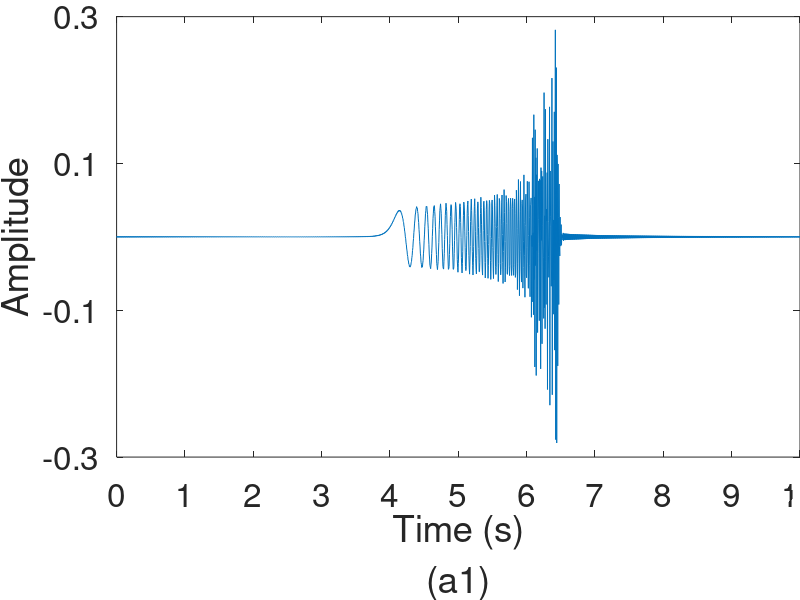

Reproduce this figure in MATLAB. (Note: this script raises an error after producing the figure.)
clc; clear; close all;
%% Parameters
    N = 2048;
    fs = 200;
    f = (0:N/2)*fs/N;
    t = (0:N-1)/fs;
    num = 1;
    load MyColormaps;
    map = mymap;
%% Test Signal    
%Mode1
    A_f1 = exp(0.005*f);
    Phi_f1 = 4*f+0.07/2*f.^2-0.0005/3*f.^3;
    GD_t1 = 4+0.07*f-0.0007*f.^2;
    X1 = A_f1.*exp(-1i*2*pi*Phi_f1);
    X1(end) = -A_f1(end);
    Y1 = [X1  conj(fliplr(X1(2:end-1)))];    
    y1 = ifft(Y1);
%Mode2
    A_f2 = 1;
    Phi_f2 = 4*f+0.01*f.*f;
    GD_t2 = 4+0.02*f;
    X2 = A_f2.*exp(-1i*2*pi*Phi_f2);
    X2(end) = -A_f2(end);
    Y2 = [X2  conj(fliplr(X2(2:end-1)))];    
    y2 = ifft(Y2);
%Mode3
    A_f3 = exp(0.008*f);
    Phi_f3 = 5*f;
    GD_t3 = 5;
    X3 = A_f3.*exp(-1i*2*pi*Phi_f3);
    X3(end) = -A_f3(end);
    Y3 = [X3  conj(fliplr(X3(2:end-1)))];    
    y3 = ifft(Y3);
%% y1
    s = 0.1;
    x = y1;
    figure
    plot(t,x)
    xlabel({'Time (s)','(a1)'},'FontSize',24);set(gca,'XTick',0:1:10);
    ylabel('Amplitude','FontSize',24);set(gca,'YTick',-0.3:0.2:0.3);
    set(gca,'FontSize',24);axis([0 10 -0.3 0.3])
    set(gca,'looseInset',[0 0 0 0]);
    set(gcf,'color','white');
    %TET1
    [~,t,f,Tx,~,~,~] = TimeTransform_H(x,fs,s,'TET1',0);   
    figure()
    imagesc(t,f,abs(Tx));axis xy;axis tight;colormap(map);
    xlabel({'Time (s)','(b1)'},'FontSize',24);set(gca,'XTick',3:1:7);
    ylabel('Frequency (Hz)','FontSize',24); set(gca,'YTick',0:25:100); 
    set(gca,'FontSize',24);axis([3 7 0 100])
    set(gca,'looseInset',[0 0 0 0]);
    set(gcf,'color','white');
    
    [Rx,t,~,~] = ITimeTransform_H(Tx,fs,s,'TET1',num);
    SNRoutput = SNR(x,Rx');        
    figure();hold on;box on;
    plot(t,x,'r')
    plot(t,x-Rx','black','Linewidth',3);  
    xlabel({'Time (s)','(c1)'},'FontSize',24);set(gca,'XTick',3:1:7);
    ylabel('Amplitude','FontSize',24);set(gca,'YTick',-0.3:0.2:0.3);
    set(gca,'FontSize',24);axis([3 7 -0.3 0.3])
    legend('Original','Error','Orientation','horizon')
    set(gca,'looseInset',[0 0 0 0]);
    set(gcf,'color','white'); 
    text(3.5,-0.2,['RQF:',num2str(SNRoutput,3),'dB'],'Color','black','FontWeight','bold','FontSize',24)
    %TET2
    [~,t,f,Tx,~,q,Rep] = TimeTransform_H(x,fs,s,'TET2',0);   
    figure()
    imagesc(t,f,abs(Tx));axis xy;axis tight;colormap(map);
    xlabel({'Time (s)','(d1)'},'FontSize',24);set(gca,'XTick',3:1:7);
    ylabel('Frequency (Hz)','FontSize',24); set(gca,'YTick',0:25:100); 
    set(gca,'FontSize',24);axis([3 7 0 100])
    set(gca,'looseInset',[0 0 0 0]);
    set(gcf,'color','white');
    
    [Rx,t,~,~] = ITimeTransform_H(Tx,fs,s,'TET2',num,Rep,q);
    SNRoutput = SNR(x,Rx');        
    figure();hold on;box on;
    plot(t,x,'r')
    plot(t,x-Rx','black','Linewidth',3);  
    xlabel({'Time (s)','(e1)'},'FontSize',24);set(gca,'XTick',3:1:7);
    ylabel('Amplitude','FontSize',24);set(gca,'YTick',-0.3:0.2:0.3);
    set(gca,'FontSize',24);axis([3 7 -0.3 0.3])
    legend('Original','Error','Orientation','horizon')
    set(gca,'looseInset',[0 0 0 0]);
    set(gcf,'color','white'); 
    text(3.5,-0.2,['RQF:',num2str(SNRoutput,3),'dB'],'Color','black','FontWeight','bold','FontSize',24)
%% y2
    s = 0.1;
    x = y2;
    figure
    plot(t,x)
    xlabel({'Time (s)','(a2)'},'FontSize',24);set(gca,'XTick',0:1:10);
    ylabel('Amplitude','FontSize',24);set(gca,'YTick',-0.12:0.06:0.12);
    set(gca,'FontSize',24);axis([0 10 -0.12 0.12])
    set(gca,'looseInset',[0 0 0 0]);
    set(gcf,'color','white');
    %TET1
    [~,t,f,Tx,~,~,~] = TimeTransform_H(x,fs,s,'TET1',0);   
    figure()
    imagesc(t,f,abs(Tx));axis xy;axis tight;colormap(map);
    xlabel({'Time (s)','(b2)'},'FontSize',24);set(gca,'XTick',3:1:7);
    ylabel('Frequency (Hz)','FontSize',24); set(gca,'YTick',0:25:100); 
    set(gca,'FontSize',24);axis([3 7 0 100])
    set(gca,'looseInset',[0 0 0 0]);
    set(gcf,'color','white');
    
    [Rx,t,~,~] = ITimeTransform_H(Tx,fs,s,'TET1',num);
    SNRoutput = SNR(x,Rx');    
    figure();hold on;box on;
    plot(t,x,'r')
    plot(t,x-Rx','black','Linewidth',3);  
    xlabel({'Time (s)','(c2)'},'FontSize',24);set(gca,'XTick',3:1:7);
    ylabel('Amplitude','FontSize',24);set(gca,'YTick',-0.12:0.06:0.12);
    set(gca,'FontSize',24);axis([3 7 -0.12 0.12])
    legend('Original','Error')
    set(gca,'looseInset',[0 0 0 0]);
    set(gcf,'color','white'); 
    text(5,-0.1,['RQF:',num2str(SNRoutput,3),'dB'],'Color','black','FontWeight','bold','FontSize',24)
    %TET2
    [~,t,f,Tx,~,q,Rep] = TimeTransform_H(x,fs,s,'TET2',0); 
    figure()
    imagesc(t,f,abs(Tx));axis xy;axis tight;colormap(map);
    xlabel({'Time (s)','(d2)'},'FontSize',24);set(gca,'XTick',3:1:7);
    ylabel('Frequency (Hz)','FontSize',24); set(gca,'YTick',0:25:100); 
    set(gca,'FontSize',24);axis([3 7 0 100])
    set(gca,'looseInset',[0 0 0 0]);
    set(gcf,'color','white');
    
    [Rx,t,~,~] = ITimeTransform_H(Tx,fs,s,'TET2',num,Rep,q);
    SNRoutput = SNR(x,Rx'); 
    figure();hold on;box on;
    plot(t,x,'r')
    plot(t,x-Rx','black','Linewidth',3);  
    xlabel({'Time (s)','(e2)'},'FontSize',24);set(gca,'XTick',3:1:7);
    ylabel('Amplitude','FontSize',24);set(gca,'YTick',-0.12:0.06:0.12);
    set(gca,'FontSize',24);axis([3 7 -0.12 0.12])
    legend('Original','Error')
    set(gca,'looseInset',[0 0 0 0]);
    set(gcf,'color','white'); 
    text(5,-0.1,['RQF:',num2str(SNRoutput,3),'dB'],'Color','black','FontWeight','bold','FontSize',24)
%% y3
    s = 0.1;
    x = y3;
    figure
    plot(t,x)
    xlabel({'Time (s)','(a3)'},'FontSize',24);set(gca,'XTick',0:1:10);
    ylabel('Amplitude','FontSize',24);set(gca,'YTick',-0.4:0.4:1.6);
    set(gca,'FontSize',24);axis([0 10 -0.4 1.6])
    set(gca,'looseInset',[0 0 0 0]);
    set(gcf,'color','white');
    %TET1
    [~,t,f,Tx,~,~,~] = TimeTransform_H(x,fs,s,'TET1',0); 
    figure()
    imagesc(t,f,abs(Tx));axis xy;axis tight;colormap(map);
    xlabel({'Time (s)','(b3)'},'FontSize',24);set(gca,'XTick',4.75:0.25:5.25);
    ylabel('Frequency (Hz)','FontSize',24); set(gca,'YTick',0:25:100); 
    set(gca,'FontSize',24);axis([4.75 5.25 0 100])
    set(gca,'looseInset',[0 0 0 0]);
    set(gcf,'color','white');  
    
    [Rx,t,~,~] = ITimeTransform_H(Tx,fs,s,'TET1',num);
    SNRoutput = SNR(x,Rx');  
    figure();hold on;box on;
    plot(t,x,'r')
    plot(t,x-Rx','black','Linewidth',3);  
    xlabel({'Time (s)','(c3)'},'FontSize',24);set(gca,'XTick',475:0.25:5.25);
    ylabel('Amplitude','FontSize',24);set(gca,'YTick',-0.4:0.4:1.6);
    set(gca,'FontSize',24);axis([4.75 5.25 -0.4 1.6])
    legend('Original','Error')
    set(gca,'looseInset',[0 0 0 0]);
    set(gcf,'color','white'); 
    text(4.775,-0.3,['RQF:',num2str(SNRoutput,3),'dB'],'Color','black','FontWeight','bold','FontSize',24)
    %TET2
    [~,t,f,Tx,~,q,Rep] = TimeTransform_H(x,fs,s,'TET2',0);
    figure()
    imagesc(t,f,abs(Tx));axis xy;axis tight;colormap(map);
    xlabel({'Time (s)','(d3)'},'FontSize',24);set(gca,'XTick',4.75:0.25:5.25);
    ylabel('Frequency (Hz)','FontSize',24); set(gca,'YTick',0:25:100); 
    set(gca,'FontSize',24);axis([4.75 5.25 0 100])
    set(gca,'looseInset',[0 0 0 0]);
    set(gcf,'color','white'); 
    
    [Rx,t,~,~] = ITimeTransform_H(Tx,fs,s,'TET2',num,Rep,q);
    SNRoutput = SNR(x,Rx');     
    figure();hold on;box on;
    plot(t,x,'r')
    plot(t,x-Rx','black','Linewidth',3);  
    xlabel({'Time (s)','(e3)'},'FontSize',24);set(gca,'XTick',4.75:0.25:5.25);
    ylabel('Amplitude','FontSize',24);set(gca,'YTick',-0.4:0.4:1.6);
    set(gca,'FontSize',24);axis([4.75 5.25 -0.4 1.6])
    legend('Original','Error')
    set(gca,'looseInset',[0 0 0 0]);
    set(gcf,'color','white'); 
    text(4.775,-0.3,['RQF:',num2str(SNRoutput,3),'dB'],'Color','black','FontWeight','bold','FontSize',24)